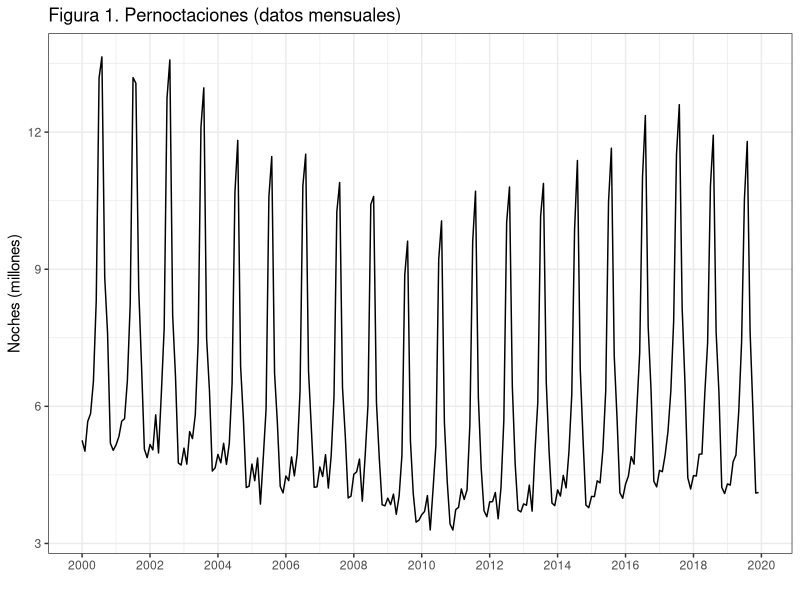
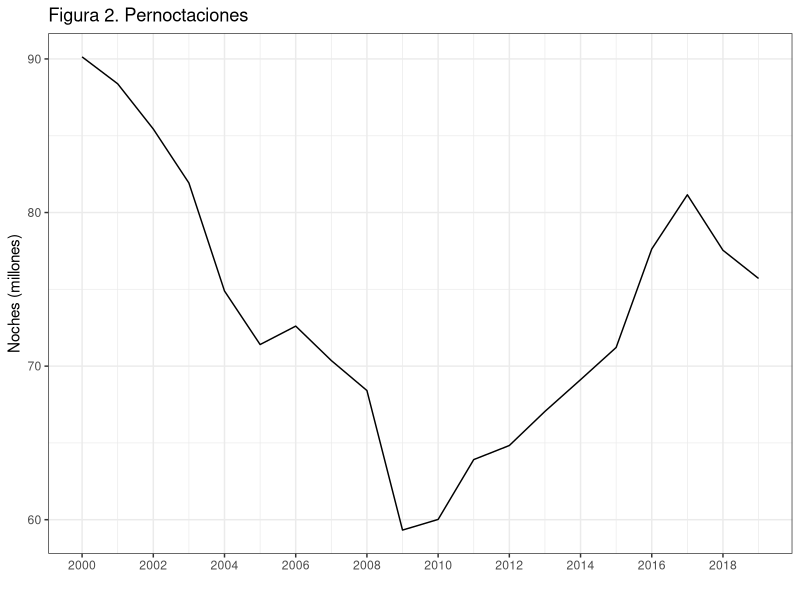
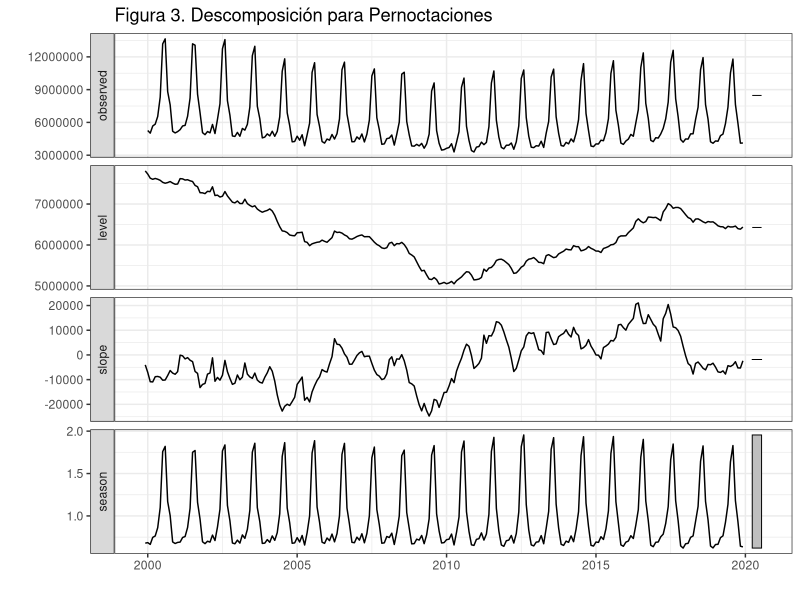
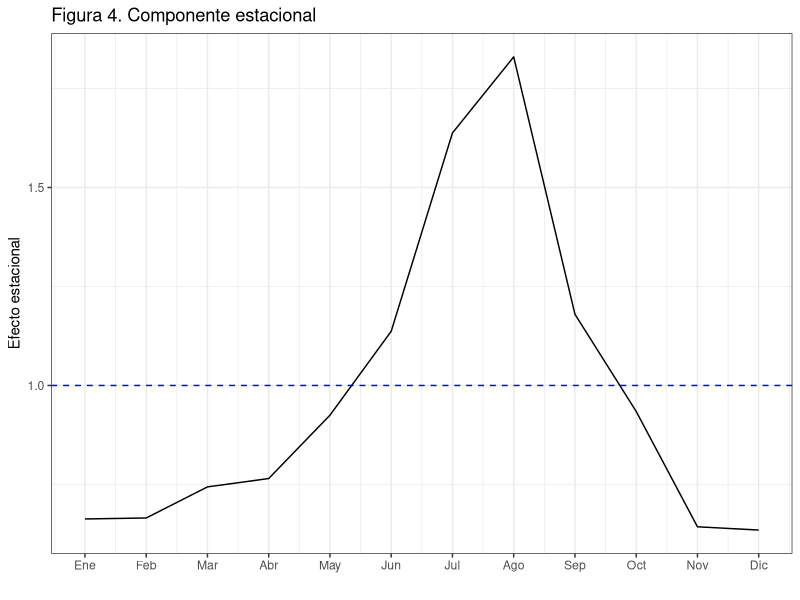
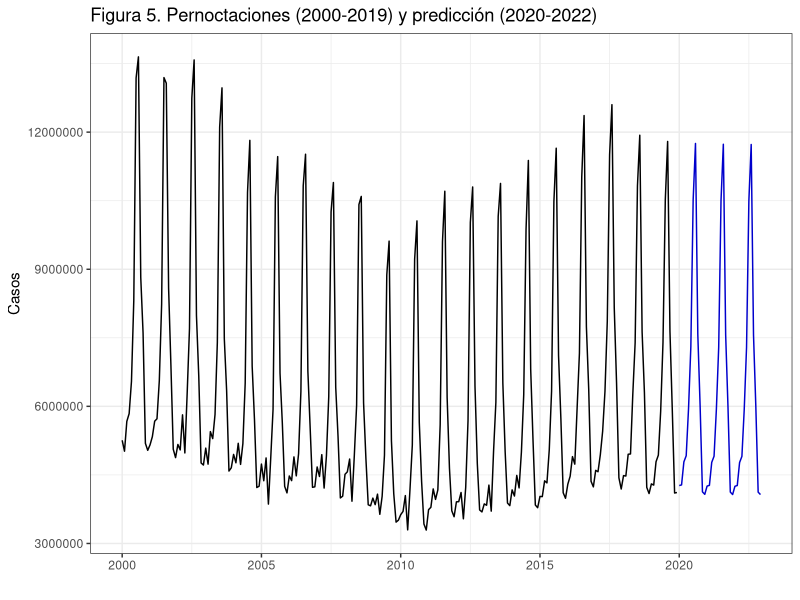
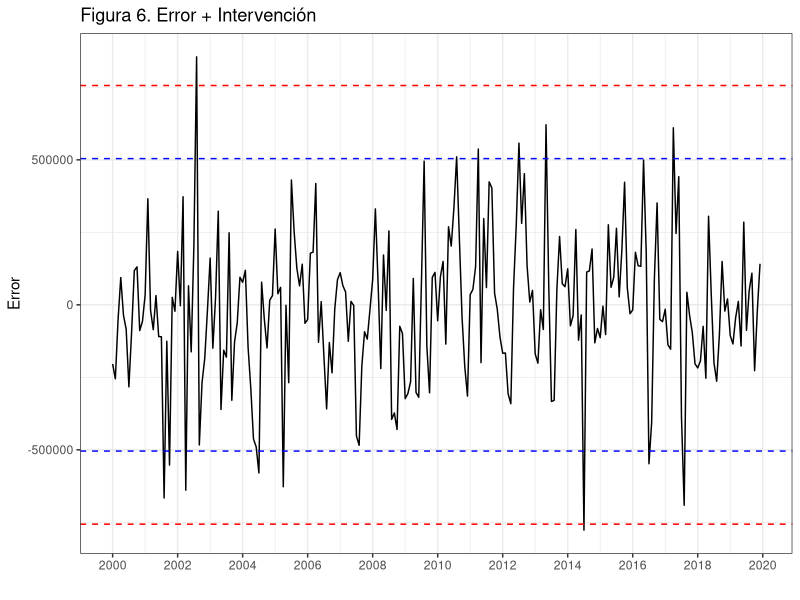
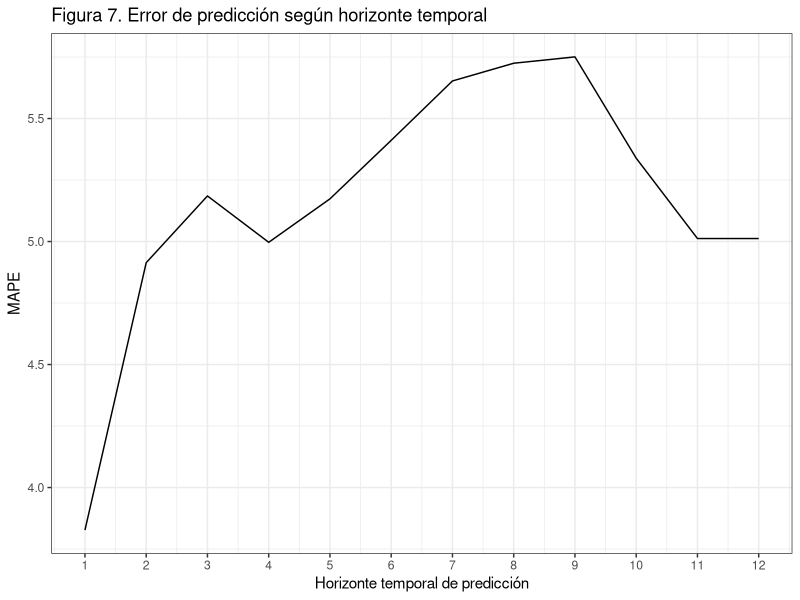
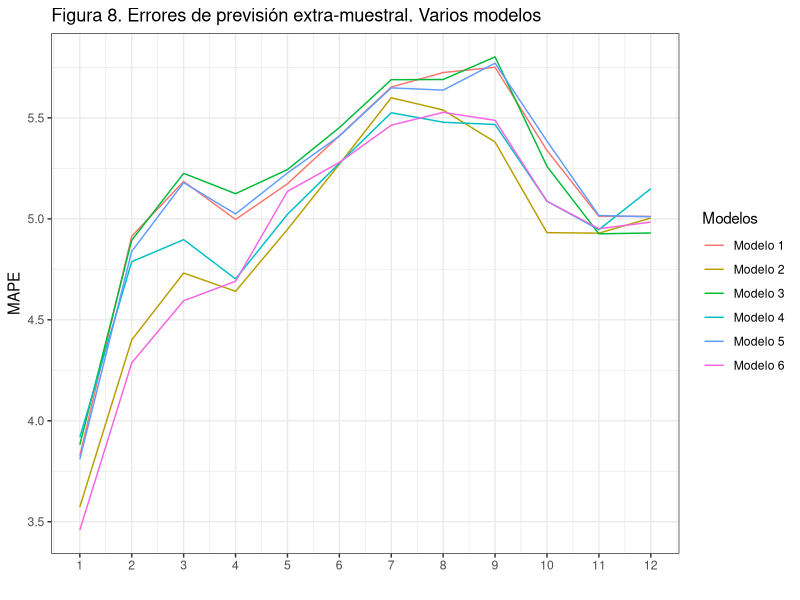

These charts were generated, in order, by the following R code:
## ---- chunk 1
knitr::opts_chunk$set(warning = FALSE, 
                      message = FALSE, 
                      comment = "",
                      fig.align = "center", 
                      fig.show = "hold",
                      fig.height = 4,
                      fig.width = 8,
                      out.width = "80%") 
## ---- chunk 2
options(scipen = 999) #- para quitar la notacion cientifica
## ---- chunk 3
library(forecast)
library(ggplot2); theme_set(theme_bw())
library(gridExtra)
library(grid)
## ---- chunk 4
Pernoctaciones <- read.csv2("./series/Pernoctaciones.csv", header = TRUE)
Pernoctaciones <- ts(Pernoctaciones[,2], start = 2000, frequency = 12)
## ---- chunk 5
autoplot(Pernoctaciones/1000000,
         xlab = "",
         ylab = "Noches (millones)",
         main = "Figura 1. Pernoctaciones (datos mensuales)") +
  scale_x_continuous(breaks= seq(2000, 2020, 2))  
## ---- chunk 6
PernoctacionesAnual = aggregate(Pernoctaciones/1000000, FUN = sum)

autoplot(PernoctacionesAnual,
         xlab = "",
         ylab = "Noches (millones)",
         main = "Figura 2. Pernoctaciones") +
  scale_x_continuous(breaks= seq(2000, 2020, 2)) 
## ---- chunk 7
PernoctacionesAnualEts <- ets(PernoctacionesAnual, model = "ZZZ")
summary(PernoctacionesAnualEts) 
## ---- chunk 8
PernoctacionesEts <- ets(Pernoctaciones, model = "ZZZ")
summary(PernoctacionesEts) 
## ---- chunk 9
autoplot(PernoctacionesEts,
         xlab = "",
         main = "Figura 3. Descomposición para Pernoctaciones")
## ---- chunk 10
TT <- nrow(PernoctacionesEts$states)
round(PernoctacionesEts$states[TT,],2)
## ---- chunk 11
componenteEstacional <- PernoctacionesEts$states[TT, 14:3]

ggplot() +
  geom_line(aes(x = 1:12, y = componenteEstacional)) + 
  geom_hline(yintercept = 1, colour = "blue", lty = 2) +
  ggtitle("Figura 4. Componente estacional") +
  xlab("") +
  ylab("Efecto estacional") +
  scale_x_continuous(breaks= 1:12, 
                     labels = c("Ene", "Feb", "Mar", "Abr", "May", "Jun", 
                                "Jul", "Ago", "Sep", "Oct", "Nov", "Dic")) 
## ---- chunk 12
PernoctacionesEtsPre <- forecast(PernoctacionesEts, h = 36, level = 95)
forecast(PernoctacionesEts, h = 12, level = 95)
## ---- chunk 13
autoplot(PernoctacionesEtsPre,
         xlab = "",
         ylab = "Casos",
         main = "Figura 5. Pernoctaciones (2000-2019) y predicción (2020-2022)",
         PI = FALSE)
## ---- chunk 14
error <- residuals(PernoctacionesEts, type = "response")
sderror <- sd(error)

autoplot(error,
         xlab = "",
         ylab = "Error",
         main = "Figura 6. Error + Intervención",
         colour = "black") +
  geom_hline(yintercept = c(-3, -2, 2 ,3)*sderror, 
             colour = c("red", "blue", "blue", "red"), lty = 2) + 
  scale_x_continuous(breaks= seq(2000, 2020, 2)) 
## ---- chunk 15
k <- 120                 #Minimo numero de datos para estimar
h <- 12                  #Horizonte de las predicicones
TT <- length(Pernoctaciones)  #Longitud serie
s <- TT - k - h          #Total de estimaciones

mapeAlisado <- matrix(NA, s + 1, h)
for (i in 0:s) {
  train.set <- subset(Pernoctaciones, start = i + 1, end = i + k)
  test.set <-  subset(Pernoctaciones, start = i + k + 1, end = i + k + h)
  
  fit <- ets(train.set, model = "MAM", damped = TRUE)
  fcast<-forecast(fit, h = h)
  mapeAlisado[i + 1,] <- 100*abs(test.set - fcast$mean)/test.set
}

errorAlisado <- colMeans(mapeAlisado)
errorAlisado

ggplot() +
  geom_line(aes(x = 1:12, y = errorAlisado)) +
  ggtitle("Figura 7. Error de predicción según horizonte temporal") +
  xlab("Horizonte temporal de predicción") +
  ylab("MAPE") +
  scale_x_continuous(breaks= 1:12)
## ---- chunk 16
k <- 120                 #Minimo numero de datos para estimar
h <- 12                  #Horizonte de las predicicones
TT <- length(Pernoctaciones)  #Longitud serie
s <- TT - k - h          #Total de estimaciones

mapeAlisado1 <- matrix(NA, s + 1, h)
mapeAlisado2 <- matrix(NA, s + 1, h)
mapeAlisado3 <- matrix(NA, s + 1, h)
mapeAlisado4 <- matrix(NA, s + 1, h)
mapeAlisado5 <- matrix(NA, s + 1, h)
mapeAlisado6 <- matrix(NA, s + 1, h)

for (i in 0:s) {
  train.set <- subset(Pernoctaciones, start = i + 1, end = i + k)
  test.set <-  subset(Pernoctaciones, start = i + k + 1, end = i + k + h)
  
  fit <- ets(train.set, model = "MAM", damped = TRUE)
  fcast<-forecast(fit, h = h)
  mapeAlisado1[i + 1,] <- 100*abs(test.set - fcast$mean)/test.set
  
  fit <- ets(train.set, model = "MAM", damped = TRUE, opt.crit = "amse", nmse = 2)
  fcast<-forecast(fit, h = h)
  mapeAlisado2[i + 1,] <- 100*abs(test.set - fcast$mean)/test.set
  
  fit <- ets(train.set, model = "AAA", lambda = 0, biasadj = TRUE, damped = TRUE)
  fcast<-forecast(fit, h = h, biasadj = TRUE)
  mapeAlisado3[i + 1,] <- 100*abs(test.set - fcast$mean)/test.set
  
  fit <- ets(train.set, model = "AAA", lambda = 0, biasadj = TRUE, damped = TRUE,  opt.crit = "amse", nmse = 2)
  fcast<-forecast(fit, h = h, biasadj = TRUE)
  mapeAlisado4[i + 1,] <- 100*abs(test.set - fcast$mean)/test.set
  
  fit <- ets(train.set/monthdays(train.set), model = "MAM", damped = TRUE)
  fcast<-forecast(fit, h = h)
  mapeAlisado5[i + 1,] <- 100*abs(test.set - fcast$mean * monthdays(fcast$mean))/test.set
  
  fit <- ets(train.set/monthdays(train.set), model = "MAM", damped = TRUE, opt.crit = "amse", nmse = 2)
  fcast<-forecast(fit, h = h)
  mapeAlisado6[i + 1,] <- 100*abs(test.set - fcast$mean * monthdays(fcast$mean))/test.set
}


errorAlisado1 <- colMeans(mapeAlisado1)
errorAlisado2 <- colMeans(mapeAlisado2)
errorAlisado3 <- colMeans(mapeAlisado3)
errorAlisado4 <- colMeans(mapeAlisado4)
errorAlisado5 <- colMeans(mapeAlisado5)
errorAlisado6 <- colMeans(mapeAlisado6)

ggplot() +
  geom_line(aes(x = 1:12, y = errorAlisado1, colour = "Modelo 1")) +
  geom_line(aes(x = 1:12, y = errorAlisado2, colour = "Modelo 2")) + 
  geom_line(aes(x = 1:12, y = errorAlisado3, colour = "Modelo 3")) +
  geom_line(aes(x = 1:12, y = errorAlisado4, colour = "Modelo 4")) +
  geom_line(aes(x = 1:12, y = errorAlisado5, colour = "Modelo 5")) +
  geom_line(aes(x = 1:12, y = errorAlisado6, colour = "Modelo 6")) +
  ggtitle("Figura 8. Errores de previsión extra-muestral. Varios modelos") +
  xlab("") +
  ylab("MAPE") +
  scale_x_continuous(breaks= 1:12) +
  scale_color_discrete(name = "Modelos")
